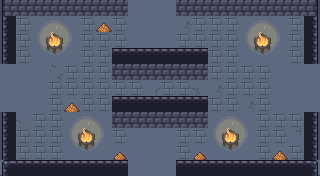

Below is a game level as drawn by its tile map, then a one-line description and the .tmx file that defines it, in full:
An orthogonal 20x11 tile map with 16x16 px tiles, 6 tile layers (ground, dressing, decor, walls, ...), 5 tilesets and 12 objects (5x ENTRY, 5x ENEMY, 2x PROP).

<map version="1.10" tiledversion="1.10.2" orientation="orthogonal" renderorder="right-down" width="20" height="11" tilewidth="16" tileheight="16" infinite="0" nextlayerid="8" nextobjectid="13">
 <tileset firstgid="1" name="wall" tilewidth="16" tileheight="16" tilecount="493" columns="17">
  <image source="../../../gfx/tiles/cove/walls_floor.png" width="272" height="464" />
 </tileset>
 <tileset firstgid="494" name="cracks" tilewidth="16" tileheight="16" tilecount="120" columns="8">
  <image source="../../../gfx/tiles/cove/cracks_floor.png" width="128" height="240" />
 </tileset>
 <tileset firstgid="614" name="wallcracks" tilewidth="16" tileheight="16" tilecount="256" columns="8">
  <image source="../../../gfx/tiles/cove/cracks_walls.png" width="128" height="512" />
 </tileset>
 <tileset firstgid="870" name="objects" tilewidth="16" tileheight="16" tilecount="216" columns="24">
  <image source="../../../gfx/tiles/cove/objects.png" width="384" height="144" />
 </tileset>
 <tileset firstgid="1086" name="fire" tilewidth="16" tileheight="16" tilecount="198" columns="11">
  <image source="../../../gfx/tiles/cove/fire.png" width="176" height="288" />
  <tile id="0">
   <animation>
    <frame tileid="0" duration="150" />
    <frame tileid="33" duration="150" />
    <frame tileid="66" duration="150" />
    <frame tileid="99" duration="150" />
    <frame tileid="132" duration="150" />
    <frame tileid="165" duration="150" />
   </animation>
  </tile>
  <tile id="1">
   <animation>
    <frame tileid="1" duration="150" />
    <frame tileid="34" duration="150" />
    <frame tileid="67" duration="150" />
    <frame tileid="100" duration="150" />
    <frame tileid="133" duration="150" />
    <frame tileid="166" duration="150" />
   </animation>
  </tile>
  <tile id="2">
   <animation>
    <frame tileid="2" duration="150" />
    <frame tileid="35" duration="150" />
    <frame tileid="68" duration="150" />
    <frame tileid="101" duration="150" />
    <frame tileid="134" duration="150" />
    <frame tileid="167" duration="150" />
   </animation>
  </tile>
  <tile id="3">
   <animation>
    <frame tileid="3" duration="150" />
    <frame tileid="36" duration="150" />
    <frame tileid="69" duration="150" />
    <frame tileid="102" duration="150" />
    <frame tileid="135" duration="150" />
    <frame tileid="168" duration="150" />
   </animation>
  </tile>
  <tile id="4">
   <animation>
    <frame tileid="4" duration="150" />
    <frame tileid="37" duration="150" />
    <frame tileid="70" duration="150" />
    <frame tileid="103" duration="150" />
    <frame tileid="136" duration="150" />
    <frame tileid="169" duration="150" />
   </animation>
  </tile>
  <tile id="5">
   <animation>
    <frame tileid="5" duration="150" />
    <frame tileid="38" duration="150" />
    <frame tileid="71" duration="150" />
    <frame tileid="104" duration="150" />
    <frame tileid="137" duration="150" />
    <frame tileid="170" duration="150" />
   </animation>
  </tile>
  <tile id="6">
   <animation>
    <frame tileid="6" duration="150" />
    <frame tileid="39" duration="150" />
    <frame tileid="72" duration="150" />
    <frame tileid="105" duration="150" />
    <frame tileid="138" duration="150" />
    <frame tileid="171" duration="150" />
   </animation>
  </tile>
  <tile id="7">
   <animation>
    <frame tileid="7" duration="150" />
    <frame tileid="40" duration="150" />
    <frame tileid="73" duration="150" />
    <frame tileid="106" duration="150" />
    <frame tileid="139" duration="150" />
    <frame tileid="172" duration="150" />
   </animation>
  </tile>
  <tile id="8">
   <animation>
    <frame tileid="8" duration="150" />
    <frame tileid="41" duration="150" />
    <frame tileid="74" duration="150" />
    <frame tileid="107" duration="150" />
    <frame tileid="140" duration="150" />
    <frame tileid="173" duration="150" />
   </animation>
  </tile>
  <tile id="9">
   <animation>
    <frame tileid="9" duration="150" />
    <frame tileid="42" duration="150" />
    <frame tileid="75" duration="150" />
    <frame tileid="108" duration="150" />
    <frame tileid="141" duration="150" />
    <frame tileid="174" duration="150" />
   </animation>
  </tile>
  <tile id="10">
   <animation>
    <frame tileid="10" duration="150" />
    <frame tileid="43" duration="150" />
    <frame tileid="76" duration="150" />
    <frame tileid="109" duration="150" />
    <frame tileid="142" duration="150" />
    <frame tileid="175" duration="150" />
   </animation>
  </tile>
  <tile id="11">
   <animation>
    <frame tileid="11" duration="150" />
    <frame tileid="44" duration="150" />
    <frame tileid="77" duration="150" />
    <frame tileid="110" duration="150" />
    <frame tileid="143" duration="150" />
    <frame tileid="176" duration="150" />
   </animation>
  </tile>
  <tile id="12">
   <animation>
    <frame tileid="12" duration="150" />
    <frame tileid="45" duration="150" />
    <frame tileid="78" duration="150" />
    <frame tileid="111" duration="150" />
    <frame tileid="144" duration="150" />
    <frame tileid="177" duration="150" />
   </animation>
  </tile>
  <tile id="13">
   <animation>
    <frame tileid="13" duration="150" />
    <frame tileid="46" duration="150" />
    <frame tileid="79" duration="150" />
    <frame tileid="112" duration="150" />
    <frame tileid="145" duration="150" />
    <frame tileid="178" duration="150" />
   </animation>
  </tile>
  <tile id="14">
   <animation>
    <frame tileid="14" duration="150" />
    <frame tileid="47" duration="150" />
    <frame tileid="80" duration="150" />
    <frame tileid="113" duration="150" />
    <frame tileid="146" duration="150" />
    <frame tileid="179" duration="150" />
   </animation>
  </tile>
  <tile id="15">
   <animation>
    <frame tileid="15" duration="150" />
    <frame tileid="48" duration="150" />
    <frame tileid="81" duration="150" />
    <frame tileid="114" duration="150" />
    <frame tileid="147" duration="150" />
    <frame tileid="180" duration="150" />
   </animation>
  </tile>
  <tile id="16">
   <animation>
    <frame tileid="16" duration="150" />
    <frame tileid="49" duration="150" />
    <frame tileid="82" duration="150" />
    <frame tileid="115" duration="150" />
    <frame tileid="148" duration="150" />
    <frame tileid="181" duration="150" />
   </animation>
  </tile>
  <tile id="17">
   <animation>
    <frame tileid="17" duration="150" />
    <frame tileid="50" duration="150" />
    <frame tileid="83" duration="150" />
    <frame tileid="116" duration="150" />
    <frame tileid="149" duration="150" />
    <frame tileid="182" duration="150" />
   </animation>
  </tile>
  <tile id="18">
   <animation>
    <frame tileid="18" duration="150" />
    <frame tileid="51" duration="150" />
    <frame tileid="84" duration="150" />
    <frame tileid="117" duration="150" />
    <frame tileid="150" duration="150" />
    <frame tileid="183" duration="150" />
   </animation>
  </tile>
  <tile id="19">
   <animation>
    <frame tileid="19" duration="150" />
    <frame tileid="52" duration="150" />
    <frame tileid="85" duration="150" />
    <frame tileid="118" duration="150" />
    <frame tileid="151" duration="150" />
    <frame tileid="184" duration="150" />
   </animation>
  </tile>
  <tile id="20">
   <animation>
    <frame tileid="20" duration="150" />
    <frame tileid="53" duration="150" />
    <frame tileid="86" duration="150" />
    <frame tileid="119" duration="150" />
    <frame tileid="152" duration="150" />
    <frame tileid="185" duration="150" />
   </animation>
  </tile>
  <tile id="21">
   <animation>
    <frame tileid="21" duration="150" />
    <frame tileid="54" duration="150" />
    <frame tileid="87" duration="150" />
    <frame tileid="120" duration="150" />
    <frame tileid="153" duration="150" />
    <frame tileid="186" duration="150" />
   </animation>
  </tile>
  <tile id="22">
   <animation>
    <frame tileid="22" duration="150" />
    <frame tileid="55" duration="150" />
    <frame tileid="88" duration="150" />
    <frame tileid="121" duration="150" />
    <frame tileid="154" duration="150" />
    <frame tileid="187" duration="150" />
   </animation>
  </tile>
  <tile id="23">
   <animation>
    <frame tileid="23" duration="150" />
    <frame tileid="56" duration="150" />
    <frame tileid="89" duration="150" />
    <frame tileid="122" duration="150" />
    <frame tileid="155" duration="150" />
    <frame tileid="188" duration="150" />
   </animation>
  </tile>
  <tile id="24">
   <animation>
    <frame tileid="24" duration="150" />
    <frame tileid="57" duration="150" />
    <frame tileid="90" duration="150" />
    <frame tileid="123" duration="150" />
    <frame tileid="156" duration="150" />
    <frame tileid="189" duration="150" />
   </animation>
  </tile>
  <tile id="25">
   <animation>
    <frame tileid="25" duration="150" />
    <frame tileid="58" duration="150" />
    <frame tileid="91" duration="150" />
    <frame tileid="124" duration="150" />
    <frame tileid="157" duration="150" />
    <frame tileid="190" duration="150" />
   </animation>
  </tile>
  <tile id="26">
   <animation>
    <frame tileid="26" duration="150" />
    <frame tileid="59" duration="150" />
    <frame tileid="92" duration="150" />
    <frame tileid="125" duration="150" />
    <frame tileid="158" duration="150" />
    <frame tileid="191" duration="150" />
   </animation>
  </tile>
  <tile id="27">
   <animation>
    <frame tileid="27" duration="150" />
    <frame tileid="60" duration="150" />
    <frame tileid="93" duration="150" />
    <frame tileid="126" duration="150" />
    <frame tileid="159" duration="150" />
    <frame tileid="192" duration="150" />
   </animation>
  </tile>
  <tile id="28">
   <animation>
    <frame tileid="28" duration="150" />
    <frame tileid="61" duration="150" />
    <frame tileid="94" duration="150" />
    <frame tileid="127" duration="150" />
    <frame tileid="160" duration="150" />
    <frame tileid="193" duration="150" />
   </animation>
  </tile>
  <tile id="29">
   <animation>
    <frame tileid="29" duration="150" />
    <frame tileid="62" duration="150" />
    <frame tileid="95" duration="150" />
    <frame tileid="128" duration="150" />
    <frame tileid="161" duration="150" />
    <frame tileid="194" duration="150" />
   </animation>
  </tile>
  <tile id="30">
   <animation>
    <frame tileid="30" duration="150" />
    <frame tileid="63" duration="150" />
    <frame tileid="96" duration="150" />
    <frame tileid="129" duration="150" />
    <frame tileid="162" duration="150" />
    <frame tileid="195" duration="150" />
   </animation>
  </tile>
  <tile id="31">
   <animation>
    <frame tileid="31" duration="150" />
    <frame tileid="64" duration="150" />
    <frame tileid="97" duration="150" />
    <frame tileid="130" duration="150" />
    <frame tileid="163" duration="150" />
    <frame tileid="196" duration="150" />
   </animation>
  </tile>
  <tile id="32">
   <animation>
    <frame tileid="32" duration="150" />
    <frame tileid="65" duration="150" />
    <frame tileid="98" duration="150" />
    <frame tileid="131" duration="150" />
    <frame tileid="164" duration="150" />
    <frame tileid="197" duration="150" />
   </animation>
  </tile>
 </tileset>
 <layer id="1" name="ground" width="20" height="11">
  <data encoding="csv">
251,251,251,251,251,251,251,251,251,251,251,251,251,251,251,251,251,251,251,251,
251,251,251,251,251,251,251,251,251,251,251,251,251,251,251,251,251,251,251,251,
251,251,251,251,251,251,251,251,251,251,251,251,251,251,251,251,251,251,251,251,
251,251,251,251,251,251,251,251,251,251,251,251,251,251,251,251,251,251,251,251,
251,251,251,251,251,251,251,251,251,251,251,251,251,251,251,251,251,251,251,251,
251,251,251,251,251,251,251,251,251,251,251,251,251,251,251,251,251,251,251,251,
251,251,251,251,251,251,251,251,251,251,251,251,251,251,251,251,251,251,251,251,
251,251,251,251,251,251,251,251,251,251,251,251,251,251,251,251,251,251,251,251,
251,251,251,251,251,251,251,251,251,251,251,251,251,251,251,251,251,251,251,251,
251,251,251,251,251,251,251,251,251,251,251,251,251,251,251,251,251,251,251,251,
251,251,251,251,251,251,251,251,251,251,251,251,251,251,251,251,251,251,251,251
</data>
 </layer>
 <layer id="2" name="dressing" width="20" height="11">
  <data encoding="csv">
0,0,0,0,628,0,0,0,0,0,0,0,0,0,0,0,0,0,0,0,
0,232,1094,1095,1096,232,909,232,0,0,0,592,232,232,232,1094,1095,1096,232,0,
0,232,1105,0,1107,232,232,232,0,0,0,232,232,232,232,1105,0,1107,232,0,
0,232,1116,1117,1118,232,232,0,0,0,0,0,0,232,232,1116,1117,1118,232,0,
0,0,0,606,232,232,232,0,0,0,0,0,0,232,232,232,232,0,0,0,
0,0,0,232,232,232,232,232,232,594,232,232,591,592,232,232,232,0,0,0,
0,0,0,232,909,232,232,0,0,0,0,0,0,232,232,592,232,0,0,0,
0,597,232,232,1094,1095,1096,0,0,0,0,0,0,1094,1095,1096,232,232,232,0,
0,232,232,232,1105,0,1107,232,0,0,0,232,232,1105,0,1107,232,232,598,0,
0,232,232,232,1116,1117,1118,910,0,0,0,232,910,1116,1117,1118,232,909,232,0,
0,0,0,0,0,0,0,0,0,0,0,0,0,0,0,0,0,0,0,0
</data>
 </layer>
 <layer id="3" name="decor" width="20" height="11">
  <data encoding="csv">
0,0,0,0,0,0,0,0,0,0,0,0,0,0,0,0,0,0,0,0,
0,0,0,0,0,0,0,0,0,0,0,0,0,0,0,0,0,0,0,0,
0,0,0,0,0,0,0,0,0,0,0,0,0,0,0,0,0,0,0,0,
0,0,0,0,0,0,0,0,0,0,0,0,0,0,0,0,0,0,0,0,
0,0,0,0,0,0,0,0,0,0,0,0,0,0,0,0,0,0,0,0,
0,0,0,0,0,0,0,0,0,0,0,0,0,0,0,0,0,0,0,0,
0,0,0,0,0,0,0,0,0,0,0,0,0,0,0,0,0,0,0,0,
0,0,0,0,0,0,0,0,0,0,0,0,0,0,0,0,0,0,0,0,
0,0,0,0,0,0,0,0,0,0,0,0,0,0,0,0,0,0,0,0,
0,0,0,0,0,0,0,0,0,0,0,0,0,0,0,0,0,0,0,0,
0,0,0,0,0,0,0,0,0,0,0,0,0,0,0,0,0,0,0,0
</data>
 </layer>
 <layer id="4" name="walls" width="20" height="11">
  <data encoding="csv">
70,71,71,71,71,71,71,71,0,0,0,71,71,71,71,71,71,71,71,72,
36,0,0,0,0,0,0,0,0,0,0,0,0,0,0,0,0,0,0,38,
36,0,0,0,0,0,0,0,0,0,0,0,0,0,0,0,0,0,0,38,
36,0,0,0,0,0,0,0,0,0,0,0,0,0,0,0,0,0,0,38,
0,0,0,0,0,0,0,0,0,0,0,0,0,0,0,0,0,0,0,0,
0,0,0,0,0,0,0,0,0,0,0,0,0,0,0,0,0,0,0,0,
0,0,0,0,0,0,0,0,0,0,0,0,0,0,0,0,0,0,0,0,
36,0,0,0,0,0,0,0,0,0,0,0,0,0,0,0,0,0,0,38,
36,0,0,0,0,0,0,0,0,0,0,0,0,0,0,0,0,0,0,38,
36,0,0,0,0,0,0,0,0,0,0,0,0,0,0,0,0,0,0,38,
19,20,20,20,20,20,20,20,0,0,0,20,20,20,20,20,20,20,20,21
</data>
 </layer>
 <layer id="5" name="props" width="20" height="11">
  <data encoding="csv">
0,0,0,0,0,0,0,0,0,0,0,0,0,0,0,0,0,0,0,0,
0,0,0,0,0,0,0,0,0,0,0,0,0,0,0,0,0,0,0,0,
0,0,0,1106,0,0,0,0,0,0,0,0,0,0,0,0,1106,0,0,0,
0,0,0,0,0,0,0,20,20,20,20,20,20,0,0,0,0,0,0,0,
0,0,0,0,0,0,0,71,71,71,71,71,71,0,0,0,0,0,0,0,
0,0,0,0,0,0,0,0,0,0,0,0,0,0,0,0,0,0,0,0,
0,0,0,0,0,0,0,20,20,20,20,20,20,0,0,0,0,0,0,0,
0,0,0,0,0,0,0,71,71,71,71,71,71,0,0,0,0,0,0,0,
0,0,0,0,0,1106,0,0,0,0,0,0,0,0,1106,0,0,0,0,0,
0,0,0,0,0,0,0,0,0,0,0,0,0,0,0,0,0,0,0,0,
0,0,0,0,0,0,0,0,0,0,0,0,0,0,0,0,0,0,0,0
</data>
 </layer>
 <layer id="6" name="overhead" width="20" height="11">
  <data encoding="csv">
0,0,0,0,0,0,0,0,0,0,0,0,0,0,0,0,0,0,0,0,
0,0,0,0,0,0,0,0,0,0,0,0,0,0,0,0,0,0,0,0,
0,0,0,0,0,0,0,0,0,0,0,0,0,0,0,0,0,0,0,0,
0,0,0,0,0,0,0,0,0,0,0,0,0,0,0,0,0,0,0,0,
0,0,0,0,0,0,0,0,0,0,0,0,0,0,0,0,0,0,0,0,
0,0,0,0,0,0,0,0,0,0,0,0,0,0,0,0,0,0,0,0,
0,0,0,0,0,0,0,0,0,0,0,0,0,0,0,0,0,0,0,0,
0,0,0,0,0,0,0,0,0,0,0,0,0,0,0,0,0,0,0,0,
0,0,0,0,0,0,0,0,0,0,0,0,0,0,0,0,0,0,0,0,
0,0,0,0,0,0,0,0,0,0,0,0,0,0,0,0,0,0,0,0,
0,0,0,0,0,0,0,0,0,0,0,0,0,0,0,0,0,0,0,0
</data>
 </layer>
 <objectgroup id="7" name="spawns">
  <object id="1" name="UP" type="ENTRY" x="152" y="24" />
  <object id="2" name="DOWN" type="ENTRY" x="152" y="152" />
  <object id="3" name="LEFT" type="ENTRY" x="24" y="88" />
  <object id="4" name="RIGHT" type="ENTRY" x="296" y="88" />
  <object id="5" name="" type="ENTRY" x="168" y="88" />
  <object id="6" name="" type="ENEMY" x="248" y="120" />
  <object id="7" name="" type="ENEMY" x="72" y="56" />
  <object id="8" name="" type="ENEMY" x="152" y="136" />
  <object id="9" name="" type="ENEMY" x="72" y="120" />
  <object id="10" name="" type="ENEMY" x="152" y="40" />
  <object id="11" name="torch" type="PROP" x="56" y="168" />
  <object id="12" name="torch" type="PROP" x="264" y="168" />
 </objectgroup>
</map>
